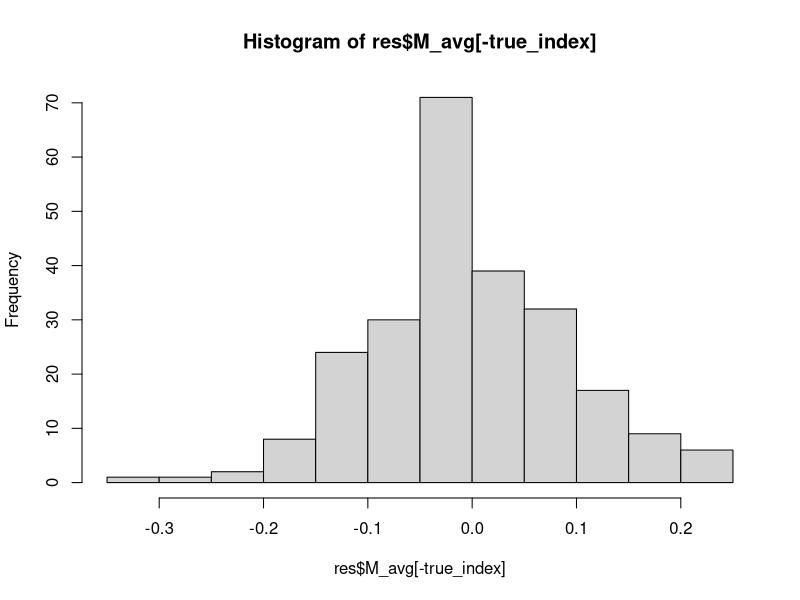

Recreate this plot in R.

### single data-splitting method
analys = function(mm, ww, q){
  t_set = max(ww)
  for(t in ww){
    ps = length(mm[mm>=t])
    ng = length(na.omit(mm[mm<=-t]))
    rto = (ng)/max(ps, 1)
    if(rto<=q){
      t_set = c(t_set, t)
    }
  }
  thre = min(t_set)
  nz_est = which(mm>thre)
  nz_est
}

DS <- function(X, y, q){

  beta1_mat = matrix(0, 100, p)
  beta2_mat = matrix(0, 100, p)

  for(k in 1:10){
  n = dim(X)[1]; p = dim(X)[2]
  while(T){
    sample_index1 <- sample(x = c(1:n), size = 0.5 * n, replace = F)
    sample_index2 <- setdiff(c(1:n), sample_index1)
    ### get penalty lambda
    cvfit <- cv.glmnet(X[sample_index1, ], y[sample_index1], type.measure = "mse", nfolds = 10)
    lambda <- cvfit$lambda.1se
    beta1 <- as.vector(glmnet(X[sample_index1, ], y[sample_index1], family = "gaussian", alpha = 1, lambda = 0)$beta)
    nonzero_index <- which(beta1 != 0)
    if(length(nonzero_index)!=0)
      break
  }
  beta2 <- rep(0, p)
  beta2[nonzero_index] <- as.vector(lm(y[sample_index2] ~ X[sample_index2, nonzero_index] - 1)$coeff)
  
  ### calculate the test statistics
  M <- abs(beta1 + beta2) - abs(beta1 - beta2)
  beta1_mat[k,] = beta1
  beta2_mat[k,] = beta2
  }

  M <- abs(beta1 + beta2) - abs(beta1 - beta2)
  beta1 = apply(beta1_mat, 2, mean)
  beta2 = apply(beta2_mat, 2, mean)
  
  selected_index <- analys(M, abs(M), q)
  
  # M_avg = apply(M_mat, 2, mean)
  return(list(selected_index = selected_index, M_avg= M))
}

library(MASS)
library(glmnet)
set.seed(123456)  # Set seed for reproducibility
n <- 1000  # Number of observations
p <- 300  # Number of predictors included in model
q <- 60  # Number of true predictors


nrep = 1
w_mat = matrix(0, p, nrep)
# rho_vec = seq(0,.4,.2)
rho_vec=0
amplitude=20

pow_ds = fdr_ds = matrix(0,nrep, length(rho_vec))

for(a in 1:length(rho_vec)){
for(r in 1: nrep){
    times <- 1:p
    sigma <- 1
    rho = rho_vec[a]
    V= matrix(rho, p,p)
    diag(V)= 1
    x = mvrnorm(n, mu = rep(0,p), Sigma=V)
    beta_q = rnorm(q, 0, amplitude)/sqrt(n)
    true_index= sample(p,q)
    beta = numeric(p)
    beta[true_index]=beta_q
    mu = x %*%  beta
    y = mu + rnorm(n)

    res=DS(x,y,0.1)

    selected.ds = unlist(res$selected_index)

    pow_ds[r,a] = length(intersect(selected.ds,true_index))/length(true_index)
	  fdr_ds[r,a] = 1-(length(intersect(selected.ds,true_index)))/length(selected.ds)
}
}

hist(res$M_avg[-true_index])